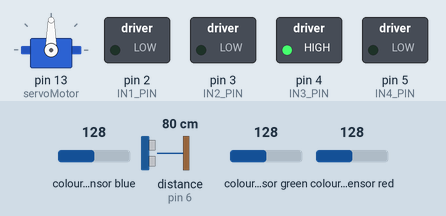
This sketch was run on a simulated Arduino Uno, built with avr-gcc and run on an emulated ATmega328P. On the bench: servo, switched loads named in the sketch (green lamp = pin HIGH). Wiring (inferred from the names in the program): ultrasonic range finder: trigger pin 7; echo pin 6; TCS3200 colour sensor: output pin 12; S2 pin 10; S3 pin 11; S0 pin 8; S1 pin 9. The test bench sets the inputs (shaded band); at power-on: distance to the obstacle (sensor on pin 6) 80 cm, colour sensor blue 128, colour sensor green 128, colour sensor red 128. The echo pulse lasts 58.3 µs per cm; pins used as bus, display or sensor lines are not drawn; what the sketch prints to the serial monitor is not drawn.

Above: at 1.2 s.
1.3 s: distance to the obstacle (sensor on pin 6) set to 2 cm
Timing chart, 0 to 4.3 s (numbered marks = the images above; inputs shaded):
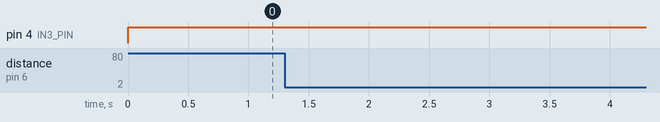

Measured:
- after the input at 1.3 s, every drawn part: stays the same

The sketch:

sketch_sep1b.ino
```cpp
#include <Servo.h>

Servo servoMotor;

#define S0_PIN 8
#define S1_PIN 9
#define S2_PIN 10
#define S3_PIN 11
#define OUT_PIN 12

#define TRIG_PIN 7
#define ECHO_PIN 6

#define IN1_PIN 2
#define IN2_PIN 3
#define IN3_PIN 4
#define IN4_PIN 5

bool isGreenDetected = false;

bool isRedDetected = false;

void setup()
{
  pinMode(S0_PIN, OUTPUT);
  pinMode(S1_PIN, OUTPUT);
  pinMode(S2_PIN, OUTPUT);
  pinMode(S3_PIN, OUTPUT);
  pinMode(OUT_PIN, INPUT);


  servoMotor.attach(13);

  pinMode(TRIG_PIN, OUTPUT);
  pinMode(ECHO_PIN, INPUT);
  pinMode(IN1_PIN, OUTPUT);
  pinMode(IN2_PIN, OUTPUT);
  pinMode(IN3_PIN, OUTPUT);
  pinMode(IN4_PIN, OUTPUT);

  Serial.begin(9600);
}

void loop()
{

  moveForward();

  int r, g, b;
  r = process_red_value();
  delay(200);
  g = process_green_value();
  delay(200);
  b = process_blue_value();
  delay(200);

  Serial.print("r = ");
  Serial.print(r);
  Serial.print(" ");
  Serial.print("g = ");
  Serial.print(g);
  Serial.print(" ");
  Serial.print("b = ");
  Serial.print(b);
  Serial.print(" ");
  Serial.println();

  int distance = getDistance();
  Serial.print("Uzaklık: ");
  Serial.print(distance);
  Serial.println(" cm");

  if (distance <= 20)
    if (g >= 600 or g <= 670)
    {
      Serial.println("Colour Green");
      bool isGreenDetected = true;
      turnLeft();
      moveForward();
    }
    else if ( r >= 400 or r <= 425)
    {
      Serial.println("Colour Red");
      bool isRedDetected = true;
      turnRight();
      moveForward();
    }
    else if (isRedDetected = false and distance <= 35)
    {
      turnLeft();
      moveForward();
      turnRight();
      moveForward();
    }

  delay(100);
}

int process_red_value()
{
  digitalWrite(S2_PIN, LOW);
  digitalWrite(S3_PIN, LOW);
  delay(10);
  int pulse_length = pulseIn(OUT_PIN, LOW);
  return pulse_length;
}

int process_green_value()
{
  digitalWrite(S2_PIN, HIGH);
  digitalWrite(S3_PIN, HIGH);
  delay(10);
  int pulse_length = pulseIn(OUT_PIN, LOW);
  return pulse_length;
}

int process_blue_value()
{
  digitalWrite(S2_PIN, LOW);
  digitalWrite(S3_PIN, HIGH);
  delay(10);
  int pulse_length = pulseIn(OUT_PIN, LOW);
  return pulse_length;
}


int getDistance()
{
  digitalWrite(TRIG_PIN, LOW);
  delayMicroseconds(2);
  digitalWrite(TRIG_PIN, HIGH);
  delayMicroseconds(10);
  digitalWrite(TRIG_PIN, LOW);
  long duration = pulseIn(ECHO_PIN, HIGH);
  int distance = duration * 0.034 / 2;
  return distance;
}

void moveForward()
{
 digitalWrite(IN3_PIN, HIGH);
}

void turnLeft()
{
  servoMotor.write(90);
  delay(2000);
}

void turnRight()
{
  servoMotor.write(-120);
  delay(1000);
}
```
